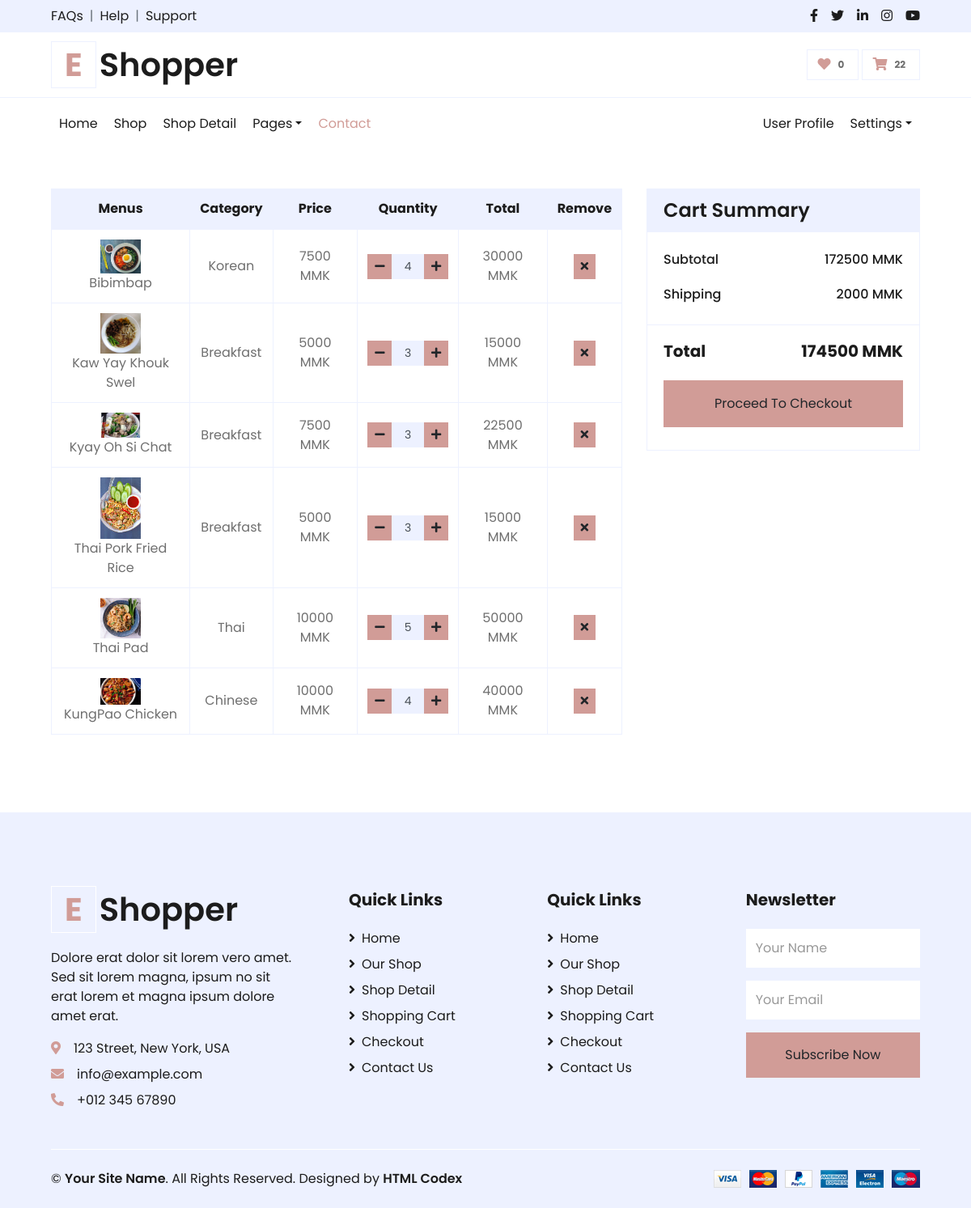
Before: /cart.php (signed in) with the older database file.
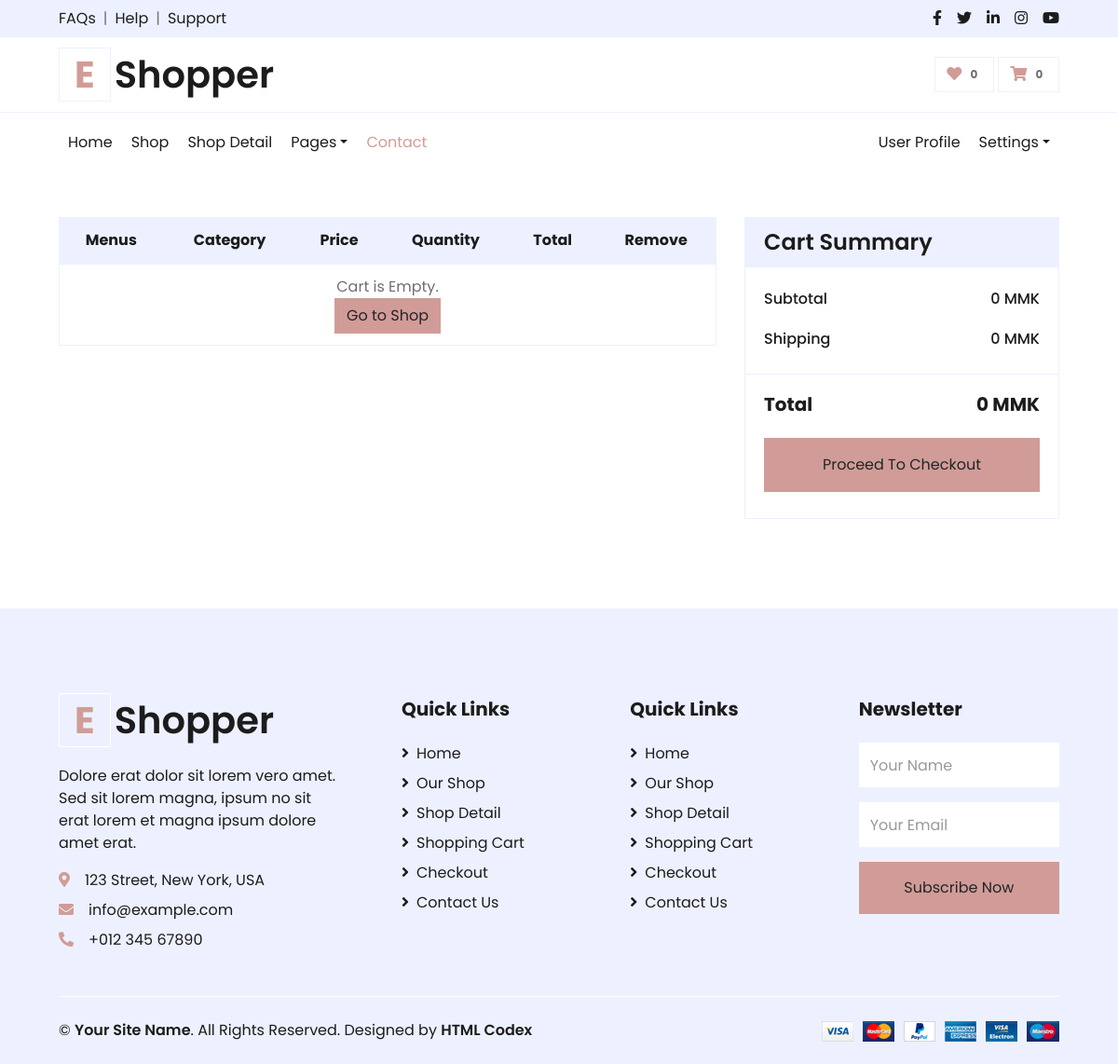
After: the same page with the newer database file.
### tables this page shows
CREATE TABLE `shopping_carts` (
  `id` int NOT NULL,
  `user_id` int NOT NULL,
  `menu_name` varchar(255) NOT NULL,
  `price` int NOT NULL,
  `image` text NOT NULL,
  `quantity` int NOT NULL,
  `category_name` varchar(255) NOT NULL,
  `special_note` text NOT NULL,
  `menu_id` int NOT NULL,
  `status` int NOT NULL DEFAULT '0' COMMENT '1 => order,\r\n0 => not yet'
);

### cart.php (the view, shortened to what the changed rows need)
<?php
    include_once('header.php');
    if(!isset($_SESSION['user']))
    {
        echo "<script>
                alert('You need to login first.')
                window.location.assign('signin.php')
              </script>
            ";
    }
    else
    {
        $select_cart_data = "SELECT * FROM shopping_carts
                            WHERE status = 0 AND user_id = '$user_id'
                            ";
        $select_cart_data_query = mysqli_query($connect,$select_cart_data);
        $count_cart = mysqli_num_rows($select_cart_data_query);
    }
?>
    <div class="container-fluid pt-5">
        <div class="row px-xl-5">
            <div class="col-lg-8 table-responsive mb-5">
                <table class="table table-bordered text-center mb-0">
                    <thead class="bg-secondary text-dark">
                        <tr>
                            <th>Menus</th>
                            <th>Category</th>
                            <th>Price</th>
                            <th>Quantity</th>
                            <th>Total</th>
                            <th>Remove</th>
                        </tr>
                    </thead>
                    <tbody class="align-middle">
                        <?php
                            $subtotal = 0;
                            $shipping_fees = 2000;
                            if($count_cart > 0)
                            {
                                for ($i=0; $i < $count_cart; $i++) {
                                    $row_cart = mysqli_fetch_assoc($select_cart_data_query);
                                    $target_dir = "storage/menus/";
                                    $subtotal = $subtotal + ($row_cart['price'] * $row_cart['quantity']);
                        ?>
                                <tr>
                                    <td class="align-middle"><img src="<?php echo $target_dir.$row_cart['image'];  ?>" alt="<?php echo $row_cart['image']; ?>" style="width: 50px;"><br /><?php echo $row_cart['menu_name']; ?></td>
                                    <td class="align-middle"><?php echo $row_cart['category_name']; ?></td>
                                    <td class="align-middle price" data-price=<?php echo $row_cart['price']; ?>><?php echo $row_cart['price']; ?> MMK</td>
                                    <td class="align-middle">
                                        <div class="input-group quantity mx-auto" style="width: 100px;">
                                            <div class="input-group-btn">
                                                <button class="btn btn-sm btn-primary btn-minus btn-cart" data-size="decrease" data-cart-id=<?php echo $row_cart['id'];?> data-noofquantity=<?php echo $row_cart['quantity']; ?>>
                                                    <i class="fa fa-minus"></i>
                                                </button>
                                            </div>
                                            <input type="text" class="form-control form-control-sm bg-secondary text-center noofquantity" value="<?php echo $row_cart['quantity']; ?>">
                                            <div class="input-group-btn">
                                                <button class="btn btn-sm btn-primary btn-plus btn-cart" data-size="increase" data-cart-id=<?php echo $row_cart['id'];?> data-noofquantity=<?php echo $row_cart['quantity']; ?>>
                                                    <i class="fa fa-plus"></i>
                                                </button>
                                            </div>
                                        </div>
                                    </td>
                                    <td class="align-middle totalprice"><?php echo $row_cart['price'] * $row_cart['quantity']; ?> MMK</td>
                                    <td class="align-middle"><button class="btn btn-sm btn-primary removebtn" data-cart-id=<?php echo $row_cart['id'];?>><i class="fa fa-times"></i></button></td>
                                </tr>
                        <?php
                            }
                        }
                        else
                        {
                            $shipping_fees = 0;
                        ?>
                            <tr>
                                <td colspan=7>
                                    Cart is Empty. <br />
                                    <a href="menu_list.php" class="btn btn-primary">Go to Shop</a>
                                </td>
                            </tr>
                        <?php
                        }
                            $grandtotal = $shipping_fees + $subtotal;
                        ?>
                </table>
            </div>
            <div class="col-lg-4">
                <div class="card border-secondary mb-5">
                    <div class="card-body">
                        <div class="d-flex justify-content-between mb-3 pt-1">
                            <h6 class="font-weight-medium">Subtotal</h6>
                            <h6 class="font-weight-medium"><?php echo $subtotal; ?> MMK</h6>
                        </div>
                        <div class="d-flex justify-content-between">
                            <h6 class="font-weight-medium">Shipping</h6>
                            <h6 class="font-weight-medium"><?php echo $shipping_fees; ?> MMK</h6>
                        </div>
                    </div>
                    <div class="card-footer border-secondary bg-transparent">
                        <div class="d-flex justify-content-between mt-2">
                            <h5 class="font-weight-bold">Total</h5>
                            <h5 class="font-weight-bold"><?php echo $grandtotal; ?> MMK</h5>
                        </div>
                    </div>
                </div>
            </div>
        </div>
    </div>
<?php
    include_once('footer.php');
?>

### header.php (shortened to what the changed rows need)
<?php
if(isset($_SESSION['user']))
{
    $user_id = $_SESSION['user']['id'];
}
?>
<!DOCTYPE html>
<html lang="en">
<head>
    <link href="https://cdnjs.cloudflare.com/ajax/libs/font-awesome/5.10.0/css/all.min.css" rel="stylesheet">
    <link href="assets/lib/owlcarousel/assets/owl.carousel.min.css" rel="stylesheet">
    <link href="assets/css/style.css" rel="stylesheet">
</head>
<body>
    <div class="container-fluid">
        <div class="row align-items-center py-3 px-xl-5">
            <div class="col-lg-9 d-none d-lg-block">
                <a href="" class="text-decoration-none">
                    <h1 class="m-0 display-5 font-weight-semi-bold"><span class="text-primary font-weight-bold border px-3 mr-1">E</span>Shopper</h1>
                </a>
            </div>
            <div class="col-lg-3 col-6 text-right">
                <a href="cart.php" class="btn border">
                    <i class="fas fa-shopping-cart text-primary"></i>
                    <?php
                        if(isset($_SESSION['totalitems']))
                        {
                    ?>
                         <span class="badge" id="cart-data"><?php echo $_SESSION['totalitems']; ?></span>
                    <?php
                        }
                        else
                        {
                    ?>
                         <span class="badge" id="cart-data">0</span>
                    <?php
                        }
                    ?>
                </a>
            </div>
        </div>
    </div>

Changed rows visible on the page:
no longer on this page (row edited): shopping_carts: image (picture), menu_name "Bibimbap", category_name "Korean", price "7500", quantity "4", $row_cart['price'] * $row_cart['quantity'] "30000"
no longer on this page (row edited): shopping_carts: image (picture), menu_name "Kaw Yay Khouk Swel", category_name "Breakfast", price "5000", quantity "3", $row_cart['price'] * $row_cart['quantity'] "15000"
no longer on this page (row edited): shopping_carts: image (picture), menu_name "Kyay Oh Si Chat", category_name "Breakfast", price "7500", quantity "3", $row_cart['price'] * $row_cart['quantity'] "22500"
no longer on this page (row edited): shopping_carts: image (picture), menu_name "Thai Pork Fried Rice", category_name "Breakfast", price "5000", quantity "3", $row_cart['price'] * $row_cart['quantity'] "15000"
no longer on this page (row edited): shopping_carts: image (picture), menu_name "Thai Pad", category_name "Thai", price "10000", quantity "5", $row_cart['price'] * $row_cart['quantity'] "50000"
no longer on this page (row edited): shopping_carts: image (picture), menu_name "KungPao Chicken", category_name "Chinese", price "10000", quantity "4", $row_cart['price'] * $row_cart['quantity'] "40000"
Other visible differences:
$subtotal: "172500" → "0"
$shipping_fees: "2000" → "0"
$grandtotal: "174500" → "0"
$_SESSION['totalitems']: "22" → (not shown)
text now shown: "0 Cart is Empty. Go to Shop"
